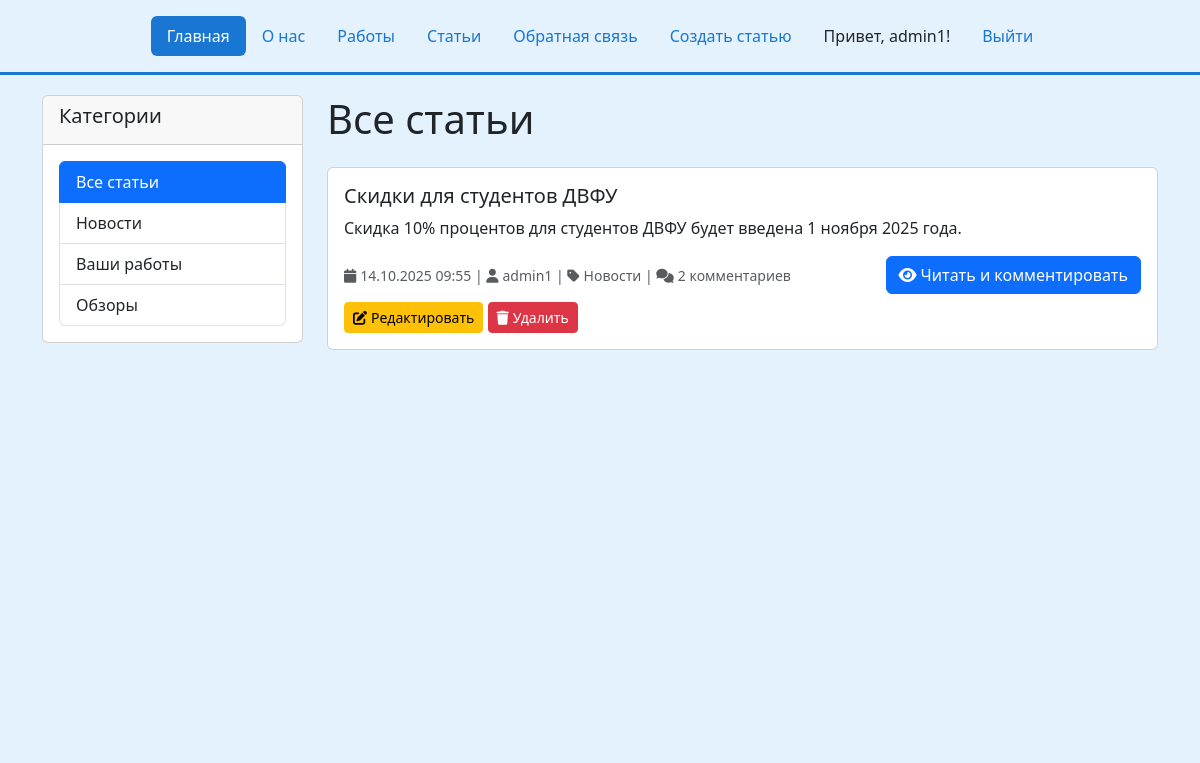
/articles/ (signed in), run on the app's committed database.
### my_siteApp/models.py (models this page shows, shortened)
class Article(models.Model):
    CATEGORY_CHOICES = [
        ('news', 'Новости'),
        ('works', 'Ваши работы'),
        ('review', 'Обзоры'),
    ]
    title = models.CharField(max_length=200, verbose_name="Заголовок")
    text = models.TextField(verbose_name="Текст статьи")
    created_date = models.DateTimeField(default=timezone.now, verbose_name="Дата создания")
    category = models.CharField(
        max_length=20,
        choices=CATEGORY_CHOICES,
        default='news',
        verbose_name="Категория"
    )
    user = models.ForeignKey(
        User,
        on_delete=models.CASCADE,
        related_name='articles',
        verbose_name="Автор"
    )
    class Meta:
        ordering = ['-created_date']

### my_siteApp/views.py (the view)
# urls.py: path('articles/', views.articles_list, name='articles_list'),
def articles_list(request, category=None):
    articles = Article.objects.all()
    if category:
        valid_categories = dict(Article.CATEGORY_CHOICES).keys()
        if category not in valid_categories:
            messages.error(request, 'Неверная категория')
            return redirect('articles_list')
        articles = articles.filter(category=category)
    context = {
        'articles': articles,
        'current_category': category,
        'category_choices': Article.CATEGORY_CHOICES,
    }
    return render(request, 'my_siteApp/articles_list.html', context)

### my_siteApp/templates/my_siteApp/articles_list.html (shortened to what this page needs)
{% extends 'my_siteApp/base.html' %}
{% load static %}
{% block content %}
<div class="row">
    <div class="col-md-3">
        <div class="card mb-4">
            <div class="card-header">
                <h5>Категории</h5>
            </div>
            <div class="card-body">
                <div class="list-group">
                    <a href="{% url 'articles_list' %}"
                       class="list-group-item list-group-item-action {% if not current_category %}active{% endif %}">
                        Все статьи
                    </a>
                    {% for value, label in category_choices %}
                    <a href="{% url 'articles_by_category' value %}"
                       class="list-group-item list-group-item-action {% if current_category == value %}active{% endif %}">
                        {{ label }}
                    </a>
                    {% endfor %}
                </div>
            </div>
        </div>
    </div>
    <div class="col-md-9">
        <h1 class="mb-4">
            {% if current_category %}
            {{ current_category|title }}
            {% else %}
            Все статьи
            {% endif %}
        </h1>
        {% if articles %}
            {% for article in articles %}
            <div class="card mb-4">
                <div class="card-body">
                    <h5 class="card-title">{{ article.title }}</h5>
                    <p class="card-text">{{ article.text|truncatewords:30 }}</p>
                    <div class="d-flex justify-content-between align-items-center">
                        <small class="text-muted">
                            <i class="fas fa-calendar me-1"></i>{{ article.created_date|date:"d.m.Y H:i" }} |
                            <i class="fas fa-user me-1"></i>{{ article.user.username }} |
                            <i class="fas fa-tag me-1"></i>{{ article.get_category_display }} |
                            <i class="fas fa-comments me-1"></i>{{ article.comments.count }} комментариев
                        </small>
                        <a href="{% url 'news_detail' article.id %}" class="btn btn-primary">
                            <i class="fas fa-eye me-1"></i>Читать и комментировать
                        </a>
                    </div>
                    {% if user == article.user or user.is_superuser %}
                    <div class="mt-2">
                        <a href="{% url 'edit_article' article.id %}" class="btn btn-sm btn-warning">
                            <i class="fas fa-edit me-1"></i>Редактировать
                        </a>
                        <a href="{% url 'delete_article' article.id %}" class="btn btn-sm btn-danger">
                            <i class="fas fa-trash me-1"></i>Удалить
                        </a>
                    </div>
                    {% endif %}
                </div>
            </div>
            {% endfor %}
        {% else %}
            <div class="alert alert-info">
                <i class="fas fa-info-circle me-2"></i>Статьи не найдены.
            </div>
        {% endif %}
    </div>
</div>
{% endblock %}

### my_siteApp/templates/my_siteApp/base.html (shortened to what this page needs)
<!DOCTYPE html>
<html lang="ru">
<head>
    <link rel="stylesheet" href="https://cdn.jsdelivr.net/npm/bootstrap@5.3.3/dist/css/bootstrap.min.css">
    <link rel="stylesheet" href="https://cdnjs.cloudflare.com/ajax/libs/font-awesome/6.0.0/css/all.min.css">
</head>
<body>
    <div class="container">
        <header class="d-flex justify-content-center py-3">
            <ul class="nav nav-pills">
                <li class="nav-item">
                    <a href="/" class="nav-link active" aria-current="page">Главная</a>
                </li>
                <li class="nav-item">
                    <a href="/about/" class="nav-link">О нас</a>
                </li>
                <li class="nav-item">
                    <a href="/works/" class="nav-link">Работы</a>
                </li>
                <li class="nav-item">
                    <a href="/articles/" class="nav-link">Статьи</a>
                </li>
                <li class="nav-item">
                    <a href="/feedback/" class="nav-link">Обратная связь</a>
                </li>
                {% if user.is_authenticated %}
                <li class="nav-item">
                    <a href="/create-article/" class="nav-link">Создать статью</a>
                </li>
                <li class="nav-item">
                    <span class="nav-link text-dark">Привет, {{ user.username }}!</span>
                </li>
                <li class="nav-item">
                    <form method="post" action="{% url 'logout' %}" class="d-inline">
                        <button type="submit" class="btn btn-link nav-link">Выйти</button>
                    </form>
                </li>
                {% endif %}
            </ul>
        </header>
    </div>
    <div class="b-example-divider"></div>
    <div class="content-container">
        <div class="container">
            {% block content %}{% endblock %}
        </div>
    </div>
</body>
</html>

### my_siteApp/templates/my_siteApp/base.html (style rules this page uses)
body { background-color: #e3f2fd; margin: 0; padding: 0; min-height: 100vh; }
.content-container { background-color: #e3f2fd; min-height: calc(100vh - 140px); padding: 20px 0; }
.nav-pills .nav-link.active { background-color: #1976d2; }
.nav-link { color: #1976d2; }
.b-example-divider { height: 3px; background-color: #1976d2; margin: 0; }

### data on the page
Article: title "Скидки для студентов ДВФУ", text "Скидка 10% процентов для студентов ДВФУ будет введена 1 ноября 2025 года.", created_date "14.10.2025 09:55", user.username "admin1", category "Новости", comments.count "2", shows "Редактировать"

### other printed values
{{ user.username }} "admin1"
{{ label }} "Новости" "Ваши работы" "Обзоры"
